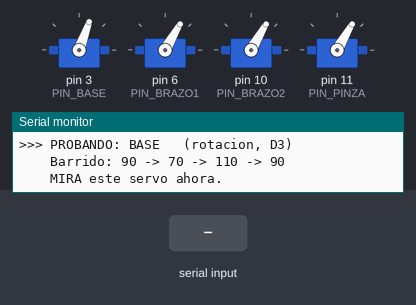
Bench run of a sketch on a simulated Arduino Uno, built with avr-gcc and run on an emulated ATmega328P. Shown: 4 × servo, the last lines printed to the serial monitor. The inputs (shaded band) are chosen by the test bench.

Above: at 5.7 s.
5.8 s: "1" received over Serial
At 7.4 s:
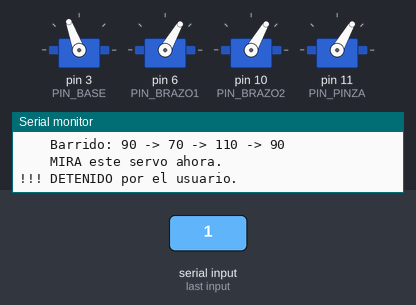
At 9.1 s:
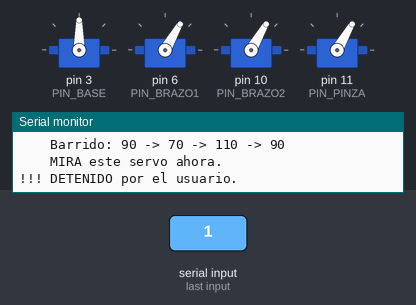
Timing chart, 0 to 10.6 s (numbered marks = the images above; inputs shaded):
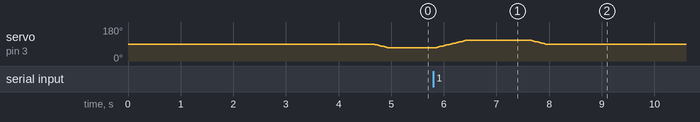

The sketch:

test_servos.ino
```cpp
// test_servos.ino — TEST RAPIDO: ¿FUNCIONAN / ESTAN CONECTADOS LOS SERVOS?
//
// Mueve UN servo a la vez con un barrido suave y visible, mientras los
// otros 3 se quedan QUIETOS sosteniendo la pose (el brazo no se desarma).
//
// Para cada servo:
//   1. Avisa por Serial cuál va a probar.
//   2. Lo lleva centro -> minimo -> maximo -> centro, lento, 1° a la vez.
//   3. Vos MIRAS ese servo:
//        - Se mueve  -> esta conectado y funciona.
//        - NO se mueve / vibra raro -> cable de senal suelto, sin
//          alimentacion, o servo quemado.
//
// Pines y rangos: los MISMOS del sketch principal (brazo_robotico.ino).
//   BASE   D3   rango seguro 10-170
//   BRAZO1 D6   rango seguro 73-150  (hombro, sube y baja)
//   BRAZO2 D10  rango seguro 73-150  (muneca)
//   PINZA  D11  0 abierta / 60 cerrada
//
// El barrido se mantiene BIEN ADENTRO de los rangos seguros para no
// forzar ningun servo contra un tope.
//
// Como usarlo:
//   1. Subi este sketch al Arduino.
//   2. Abri el Serial Monitor a 9600 baudios.
//   3. Segui en pantalla que servo se esta probando y miralo.
//
// Como pararlo:
//   - Manda cualquier letra + Enter por el Serial Monitor -> freeza todo.
//   - O apreta RESET en el Arduino.
//
// Cuando termines, volve a subir brazo_robotico.ino para jugar.

#include <Servo.h>

#define PIN_BASE    3
#define PIN_BRAZO1  6
#define PIN_BRAZO2  10
#define PIN_PINZA   11

// Pose de reposo: donde se quedan los servos que NO se estan probando.
#define REPOSO_BASE     90
#define REPOSO_BRAZO1   60
#define REPOSO_BRAZO2   60

// Pinza
#define PINZA_ABIERTA   0
#define PINZA_CERRADA   60

// Barrido de cada servo: centro -> MIN -> MAX -> centro.
// Es un movimiento CHICO, solo lo justo para ver que el servo responde.
// El brazo casi no se encoge: BRAZO1/BRAZO2 se mueven apenas +-12 grados.
#define BASE_CENTRO     90
#define BASE_MIN_TEST   70
#define BASE_MAX_TEST   110

#define BRAZO1_CENTRO   90
#define BRAZO1_MIN_TEST 78
#define BRAZO1_MAX_TEST 80

#define BRAZO2_CENTRO   90
#define BRAZO2_MIN_TEST 78
#define BRAZO2_MAX_TEST 80

#define MS_POR_PASO     15      // ms entre cada grado del barrido (suave)
#define PAUSA_MS        1200    // pausa en cada extremo

Servo servoBase;
Servo servoBrazo1;
Servo servoBrazo2;
Servo servoPinza;

bool detenido = false;

void setup() {
  Serial.begin(9600);
  delay(800);

  // Todos los servos quedan ATTACHED y sosteniendo su pose, asi el brazo
  // no se afloja mientras probamos uno por uno.
  servoBase.attach(PIN_BASE);
  servoBrazo1.attach(PIN_BRAZO1);
  servoBrazo2.attach(PIN_BRAZO2);
  servoPinza.attach(PIN_PINZA);

  servoBase.write(REPOSO_BASE);
  servoBrazo1.write(REPOSO_BRAZO1);
  servoBrazo2.write(REPOSO_BRAZO2);
  servoPinza.write(PINZA_CERRADA);
  delay(1000);

  Serial.println();
  Serial.println(F("==================================================="));
  Serial.println(F("   TEST DE SERVOS — ?se mueven? ?estan conectados?"));
  Serial.println(F("==================================================="));
  Serial.println(F("Voy a mover UN servo a la vez. Mira ese servo:"));
  Serial.println(F("  - Se mueve         -> OK, conectado."));
  Serial.println(F("  - NO se mueve      -> cable suelto / sin corriente."));
  Serial.println(F("Para parar: manda cualquier letra + Enter."));
  Serial.println();
  delay(2500);
}

void loop() {
  if (detenido) { delay(500); return; }

  probarServo(F("BASE   (rotacion, D3)"),  servoBase,
              BASE_CENTRO,   BASE_MIN_TEST,   BASE_MAX_TEST);
  if (detenido) return;

  probarServo(F("BRAZO1 (hombro,   D6)"),  servoBrazo1,
              BRAZO1_CENTRO, BRAZO1_MIN_TEST, BRAZO1_MAX_TEST);
  if (detenido) return;

  probarServo(F("BRAZO2 (muneca,  D10)"),  servoBrazo2,
              BRAZO2_CENTRO, BRAZO2_MIN_TEST, BRAZO2_MAX_TEST);
  if (detenido) return;

  probarPinza();
  if (detenido) return;

  Serial.println();
  Serial.println(F("=== CICLO COMPLETO. Apreta RESET para repetir el test. ==="));
  detenido = true;
}

// Barre un servo centro -> min -> max -> centro, lento y visible.
void probarServo(const __FlashStringHelper* nombre, Servo& servo,
                 int centro, int minTest, int maxTest) {
  Serial.println();
  Serial.print(F(">>> PROBANDO: "));
  Serial.println(nombre);
  Serial.print(F("    Barrido: "));
  Serial.print(centro); Serial.print(F(" -> "));
  Serial.print(minTest); Serial.print(F(" -> "));
  Serial.print(maxTest); Serial.print(F(" -> "));
  Serial.println(centro);
  Serial.println(F("    MIRA este servo ahora."));

  if (barrer(servo, centro,  minTest)) return;
  pausa();
  if (barrer(servo, minTest, maxTest)) return;
  pausa();
  if (barrer(servo, maxTest, centro))  return;
  pausa();

  Serial.print(F("    [Listo. ?Se movio "));
  Serial.print(nombre);
  Serial.println(F("? Si NO -> revisa ese servo.]"));
}

// Abre y cierra la pinza un par de veces.
void probarPinza() {
  Serial.println();
  Serial.println(F(">>> PROBANDO: PINZA  (gripper, D11)"));
  Serial.println(F("    Abriendo y cerrando. MIRA la pinza ahora."));

  for (int i = 0; i < 3; i++) {
    Serial.println(F("    PINZA -> ABIERTA"));
    servoPinza.write(PINZA_ABIERTA);
    if (esperar(900)) return;
    Serial.println(F("    PINZA -> CERRADA"));
    servoPinza.write(PINZA_CERRADA);
    if (esperar(900)) return;
  }
  Serial.println(F("    [Listo. ?Abrio y cerro la pinza? Si NO -> revisala.]"));
}

// Mueve `servo` de `desde` a `hasta` de a 1 grado. Devuelve true si se detuvo.
bool barrer(Servo& servo, int desde, int hasta) {
  int paso = (hasta >= desde) ? 1 : -1;
  for (int a = desde; a != hasta; a += paso) {
    servo.write(a);
    if (chequearStop()) return true;
    delay(MS_POR_PASO);
  }
  servo.write(hasta);
  return false;
}

void pausa() {
  esperar(PAUSA_MS);
}

// Espera N ms revisando STOP. Devuelve true si se pidio parar.
bool esperar(unsigned long ms) {
  unsigned long inicio = millis();
  while (millis() - inicio < ms) {
    if (chequearStop()) return true;
    delay(20);
  }
  return false;
}

// Devuelve true (y marca detenido) si llego algo por Serial.
bool chequearStop() {
  if (Serial.available() > 0) {
    while (Serial.available() > 0) Serial.read();
    detenido = true;
    Serial.println();
    Serial.println(F("!!! DETENIDO por el usuario."));
    return true;
  }
  return false;
}
```

Measured:
- after the input at 5.8 s, servo on pin 6 (PIN_BRAZO1): stops changing and stays 60°; servo on pin 10 (PIN_BRAZO2): stays 60° (without the input it goes to 90° after 7.8 s)
- by itself, servo on pin 3 (PIN_BASE): rises from 70° to 110° in 0.59 s, then falls to 90° in 1.5 s
